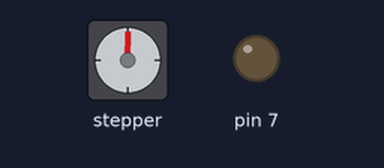
A sketch run on a simulated Arduino Uno, built with avr-gcc and run on an emulated ATmega328P. Parts: stepper motor, output pins drawn as LEDs (lit = HIGH). Stepper angles assume 1024 steps per turn.

Above: at 0.15 s.
At 8.18 s:
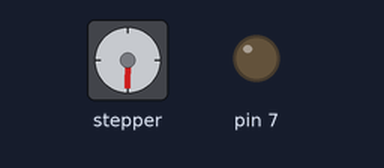
At 16.53 s:
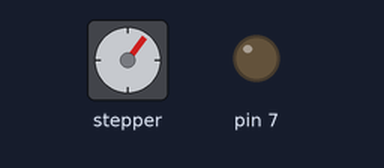
At 31.7 s:
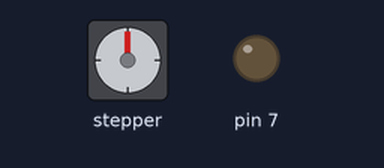
Timing chart, 0 to 40.0 s (numbered marks = the images above):
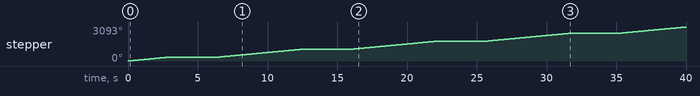

Measured:
- by itself, stepper: turns 360° clockwise in 3.0 s, then 720° clockwise in 6.0 s, then 720° clockwise in 6.0 s, then 720° clockwise in 6.0 s, and so on

The sketch:

stepper.ino
```cpp
#include<Stepper.h>
Stepper myStepper(1024, 11, 10, 9, 8);
int steps=1024;
void setup() {
  // put your setup code here, to run once:
  pinMode(8, OUTPUT);
  pinMode(9, OUTPUT);
  pinMode(10, OUTPUT);
  pinMode(11, OUTPUT);

  pinMode(7, OUTPUT);
  myStepper.setSpeed(20);
}

void loop() {
          myStepper.step(steps); //rotate the stepper for the exact amount of steps --> for 28BYJ-48 stepper motor the full rotation is 2048 steps -->
          delay(3500); //waits for 3.5 seconds                                 // --> since we need a half rotation we use steps = 1024;
          myStepper.step(steps); //makes a half rotation again in the same direction so that the stepper motor is in the same direction as we started
}
```
